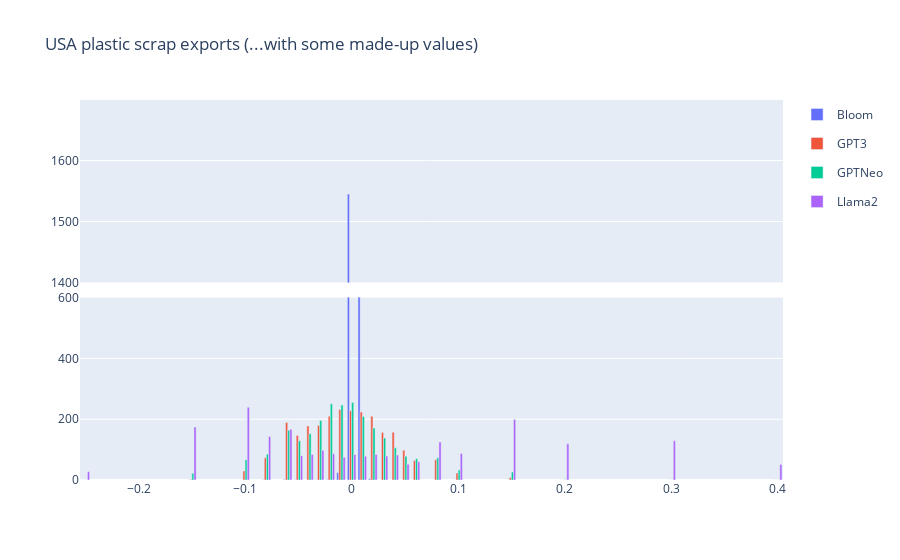

Write notebook code for a chart like this one.
### Code cell
# imports
import plotly.graph_objects as go
import plotly.express as px
import pandas as pd
from plotly.subplots import make_subplots

# data
# df = pd.DataFrame({'years': [1995, 1996, 1997, 1998, 1999, 2000,
#                              2001, 2002, 2003, 2004, 2005, 2006,
#                              2007, 2008, 2009, 2010, 2011, 2012],
#                   'China': [219, 146, 112, 127, 124, 180, 236,
#                             207, 236, 263,350, 430, 474, 1526,
#                             488, 537, 500, 439],
#                   'Rest of world': [16, 13, 10, 11, 28, 37,
#                                         43, 55, 56, 88, 105, 156, 270,
#                                         299, 340, 403, 549, 1499]})
# df.set_index('years', inplace = True)
df = df_anto_qqp_counts

# colors and cut-offs
colors = px.colors.qualitative.Plotly
cut_interval = [600, 1400]
# bar_width=0.003
# subplot setup
fig = make_subplots(rows=2, cols=1, vertical_spacing = 0.04)
fig.update_layout(title = "USA plastic scrap exports (...with some made-up values)")

# Traces for [2, 1]
# marker_color=colors[i] ensures that categories follow the same color cycle
for i, col in enumerate(df.columns):
    fig.add_trace(go.Bar(x=df.index,
                    y=df[col],
                    name=col,
                    marker_color=colors[i],
                    legendgroup = col,
                    
                    ), row=2, col=1)

# Traces for [1, 1]
# Notice that showlegend = False.
# Since legendgroup = col the interactivity is
# taken care of in the previous for-loop.
for i, col in enumerate(df.columns):
    fig.add_trace(go.Bar(x=df.index,
                    y=df[col],
                    name=col,
                    marker_color=colors[i],
                    legendgroup = col,
                    showlegend = False,
                   
                    ), row=1, col=1)

# Some aesthetical adjustments to layout
fig.update_yaxes(range=[cut_interval[1], max(df.max()*1.1)], row=1, col=1)
fig.update_xaxes(visible=False, row=1, col=1)
fig.update_yaxes(range=[0, cut_interval[0]], row=2, col=1)

fig.show()

### Figure 1 — Plotly figure (JSON) as saved in the notebook; plotly's stock layout.template omitted (floating-point values rounded to 4 significant figures)
{"data": [{"legendgroup": "Bloom", "marker": {"color": "#636EFA"}, "name": "Bloom", "type": "bar", "x": [-0.25, -0.15, -0.1, -0.08, -0.06, -0.05, -0.04, -0.03, -0.02, -0.01, 0, 0.01, 0.02, 0.03, 0.04, 0.05, 0.06, 0.08, 0.1, 0.15, 0.2, 0.3, 0.4], "xaxis": "x2", "y": [0, 0, 0, 1, 2, 1, 0, 1, 2, 24, 1545, 893, 4, 0, 0, 0, 0, 0, 0, 0, 0, 0, 0], "yaxis": "y2"}, {"legendgroup": "GPT3", "marker": {"color": "#EF553B"}, "name": "GPT3", "type": "bar", "x": [-0.25, -0.15, -0.1, -0.08, -0.06, -0.05, -0.04, -0.03, -0.02, -0.01, 0, 0.01, 0.02, 0.03, 0.04, 0.05, 0.06, 0.08, 0.1, 0.15, 0.2, 0.3, 0.4], "xaxis": "x2", "y": [0, 2, 30, 73, 189, 146, 178, 179, 210, 232, 228, 224, 210, 156, 157, 98, 64, 67, 23, 8, 0, 0, 0], "yaxis": "y2"}, {"legendgroup": "GPTNeo", "marker": {"color": "#00CC96"}, "name": "GPTNeo", "type": "bar", "x": [-0.25, -0.15, -0.1, -0.08, -0.06, -0.05, -0.04, -0.03, -0.02, -0.01, 0, 0.01, 0.02, 0.03, 0.04, 0.05, 0.06, 0.08, 0.1, 0.15, 0.2, 0.3, 0.4], "xaxis": "x2", "y": [0, 22, 67, 85, 164, 129, 152, 196, 251, 247, 255, 209, 171, 138, 106, 78, 70, 73, 33, 26, 1, 0, 0], "yaxis": "y2"}, {"legendgroup": "Llama2", "marker": {"color": "#AB63FA"}, "name": "Llama2", "type": "bar", "x": [-0.25, -0.15, -0.1, -0.08, -0.06, -0.05, -0.04, -0.03, -0.02, -0.01, 0, 0.01, 0.02, 0.03, 0.04, 0.05, 0.06, 0.08, 0.1, 0.15, 0.2, 0.3, 0.4], "xaxis": "x2", "y": [27, 174, 239, 143, 167, 80, 84, 98, 86, 75, 84, 78, 84, 79, 82, 52, 60, 125, 87, 199, 119, 129, 51], "yaxis": "y2"}, {"legendgroup": "Bloom", "marker": {"color": "#636EFA"}, "name": "Bloom", "showlegend": false, "type": "bar", "x": [-0.25, -0.15, -0.1, -0.08, -0.06, -0.05, -0.04, -0.03, -0.02, -0.01, 0, 0.01, 0.02, 0.03, 0.04, 0.05, 0.06, 0.08, 0.1, 0.15, 0.2, 0.3, 0.4], "xaxis": "x", "y": [0, 0, 0, 1, 2, 1, 0, 1, 2, 24, 1545, 893, 4, 0, 0, 0, 0, 0, 0, 0, 0, 0, 0], "yaxis": "y"}, {"legendgroup": "GPT3", "marker": {"color": "#EF553B"}, "name": "GPT3", "showlegend": false, "type": "bar", "x": [-0.25, -0.15, -0.1, -0.08, -0.06, -0.05, -0.04, -0.03, -0.02, -0.01, 0, 0.01, 0.02, 0.03, 0.04, 0.05, 0.06, 0.08, 0.1, 0.15, 0.2, 0.3, 0.4], "xaxis": "x", "y": [0, 2, 30, 73, 189, 146, 178, 179, 210, 232, 228, 224, 210, 156, 157, 98, 64, 67, 23, 8, 0, 0, 0], "yaxis": "y"}, {"legendgroup": "GPTNeo", "marker": {"color": "#00CC96"}, "name": "GPTNeo", "showlegend": false, "type": "bar", "x": [-0.25, -0.15, -0.1, -0.08, -0.06, -0.05, -0.04, -0.03, -0.02, -0.01, 0, 0.01, 0.02, 0.03, 0.04, 0.05, 0.06, 0.08, 0.1, 0.15, 0.2, 0.3, 0.4], "xaxis": "x", "y": [0, 22, 67, 85, 164, 129, 152, 196, 251, 247, 255, 209, 171, 138, 106, 78, 70, 73, 33, 26, 1, 0, 0], "yaxis": "y"}, {"legendgroup": "Llama2", "marker": {"color": "#AB63FA"}, "name": "Llama2", "showlegend": false, "type": "bar", "x": [-0.25, -0.15, -0.1, -0.08, -0.06, -0.05, -0.04, -0.03, -0.02, -0.01, 0, 0.01, 0.02, 0.03, 0.04, 0.05, 0.06, 0.08, 0.1, 0.15, 0.2, 0.3, 0.4], "xaxis": "x", "y": [27, 174, 239, 143, 167, 80, 84, 98, 86, 75, 84, 78, 84, 79, 82, 52, 60, 125, 87, 199, 119, 129, 51], "yaxis": "y"}], "layout": {"title": {"text": "USA plastic scrap exports (...with some made-up values)"}, "xaxis": {"anchor": "y", "domain": [0, 1], "visible": false}, "xaxis2": {"anchor": "y2", "domain": [0, 1]}, "yaxis": {"anchor": "x", "domain": [0.52, 1], "range": [1400, 1700.0]}, "yaxis2": {"anchor": "x2", "domain": [0, 0.48], "range": [0, 600]}}}
